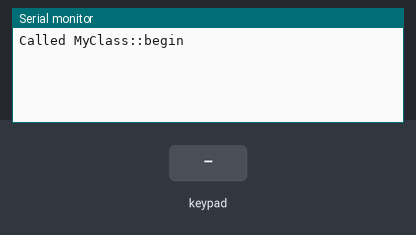
Simulated run of this sketch. Board: Arduino Leonardo, built with avr-gcc and run on an emulated ATmega32U4. On the bench: the last lines printed to the serial monitor. The inputs (shaded band) are chosen by the test bench. USB keyboard and mouse output is not drawn.

Above: at 1.2 s.
1.3 s: key '1' pressed
At 2.2 s:
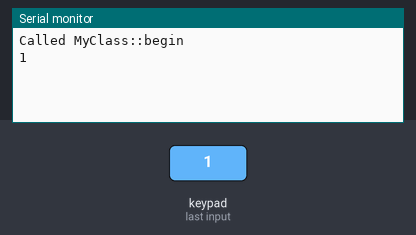
2.8 s: keypad keys 9 8 7 6 # pressed 0.4 s apart
At 5.7 s:
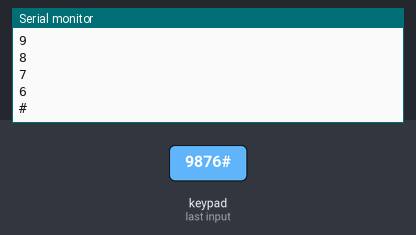
6.3 s: key 'A' pressed
At 7.1 s:
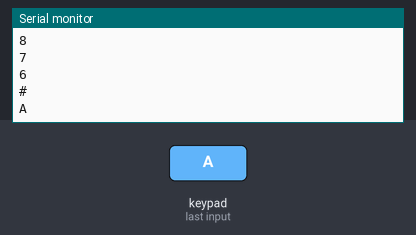
7.8 s: keypad keys 9 8 7 6 * pressed 0.4 s apart
At 10.6 s:
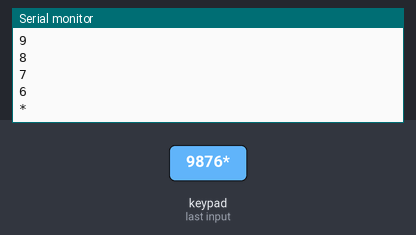
11.3 s: key '5' pressed
At 12.1 s:
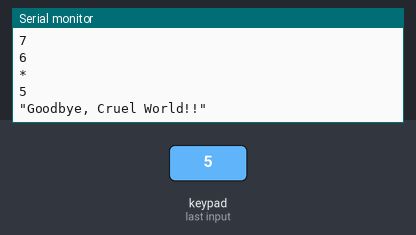
12.8 s: keypad keys 9 8 7 6 D pressed 0.4 s apart
At 15.9 s:
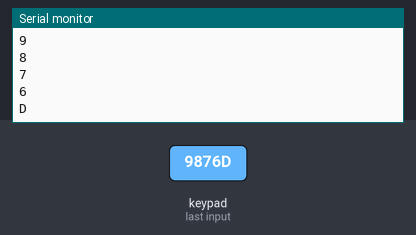
Timing chart, 0 to 17.3 s (numbered marks = the images above; inputs shaded):
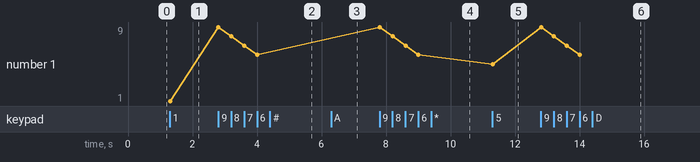

The sketch:

main.ino
```cpp
/*4x4 Matrix Keypad connected to Arduino
This code prints the key pressed on the keypad to the serial port*/

#include <Keypad.h>
#include <Keyboard.h>
#include "config.h"

const byte numRows= 4; //number of rows on the keypad
const byte numCols= 4; //number of columns on the keypad

//keymap defines the key pressed according to the row and columns just as appears on the keypad
char keymap[numRows][numCols]=
{
{'1', '2', '3', 'A'},
{'4', '5', '6', 'B'},
{'7', '8', '9', 'C'},
{'*', '0', '#', 'D'}
};

Config myConfig;

//Code that shows the the keypad connections to the arduino terminals
byte rowPins[numRows] = {9,8,7,6}; //Rows 0 to 3
byte colPins[numCols]= {5,4,3,2}; //Columns 0 to 3

//initializes an instance of the Keypad class
Keypad myKeypad= Keypad(makeKeymap(keymap), rowPins, colPins, numRows, numCols);

void setup()
{
  // put your setup code here, to run once:
  // Initialize serial port
  //  Serial.begin(9600);
  //  while (!Serial) continue;

  // put your setup code here, to run once:
  // initialize control over the keyboard:
  Keyboard.begin();

  myConfig.begin();

}

void loop()
{
  // put your main code here, to run repeatedly:
  char keypressed = myKeypad.getKey();
  if (keypressed != NO_KEY)
  {
    Serial.println(keypressed);
    if (keypressed == '1')
    {
      Keyboard.print("git status");
      Keyboard.press(KEY_RETURN);
      delay(100);
      Keyboard.releaseAll();
    }
    else if (keypressed == '2')
    {
      Keyboard.print("git fetch");
      Keyboard.press(KEY_RETURN);
      delay(100);
      Keyboard.releaseAll();
    }
    else if (keypressed == '3')
    {
      Keyboard.press(KEY_LEFT_CTRL);
      Keyboard.press('c');
      delay(100);
      Keyboard.releaseAll();
    }
    else if (keypressed == '4')
    {
      Keyboard.press(KEY_LEFT_CTRL);
      Keyboard.press('v');
      delay(100);
      Keyboard.releaseAll();
    }
    else if (keypressed == '5')
    {
      Keyboard.print(myConfig.getStringValue("message"));
    }
  }

}
```

config.cpp
```cpp
#include "config.h"
#include "Arduino.h"
#include "keyconfigs.h"

void Config::begin( void ){
  Serial.println( "Called MyClass::begin" );
  //deserialize config
  deserializeJSON();
}

void Config::deserializeJSON()
{
  char strJSON[]= CONFIG;

  // Deserialize the JSON document
  objConfigJSON = JSON.parse(strJSON);

  // JSON.typeof(jsonVar) can be used to get the type of the variable
  if (JSON.typeof(objConfigJSON) == "undefined") {
    Serial.println("Parsing input failed!");
    return;
  }
}

const char* Config::getStringValue(const char a_strKey[])
{
  if (objConfigJSON.hasOwnProperty(a_strKey))
  {
    Serial.println(objConfigJSON[a_strKey]);
    return( (const char*) objConfigJSON[a_strKey] );
  }
  return "null";

}
```

config.h
```cpp
#ifndef HEADER_CONFIG
  #define HEADER_CONFIG

  #include <Arduino_JSON.h>

  class Config{
    public:
      void begin( void );
      const char* getStringValue(const char a_strKey[]);

    private:
      JSONVar objConfigJSON;
      void deserializeJSON();
  };

#endif
```

keyconfigs.h
```cpp
#define CONFIG "{ \
              \"message\": \"Goodbye, Cruel World!!\", \
              \"Count\": 4 \
              }"
```

Measured:
- after the input at 1.3 s, the serial monitor: prints a new line at once (image 1)
- after the input at 2.8 s, the serial monitor: prints a new line at once (image 2)
- after the input at 6.3 s, the serial monitor: prints a new line at once (image 3)
- after the input at 7.8 s, the serial monitor: prints a new line at once (image 4)
- after the input at 11.3 s, the serial monitor: prints a new line at once (image 5)
- after the input at 12.8 s, the serial monitor: prints a new line at once (image 6)
- plotted number 1: 1 → 6 after the input at 2.8 s, 6 → 5 after the input at 11.3 s, 5 → 6 after the input at 12.8 s
